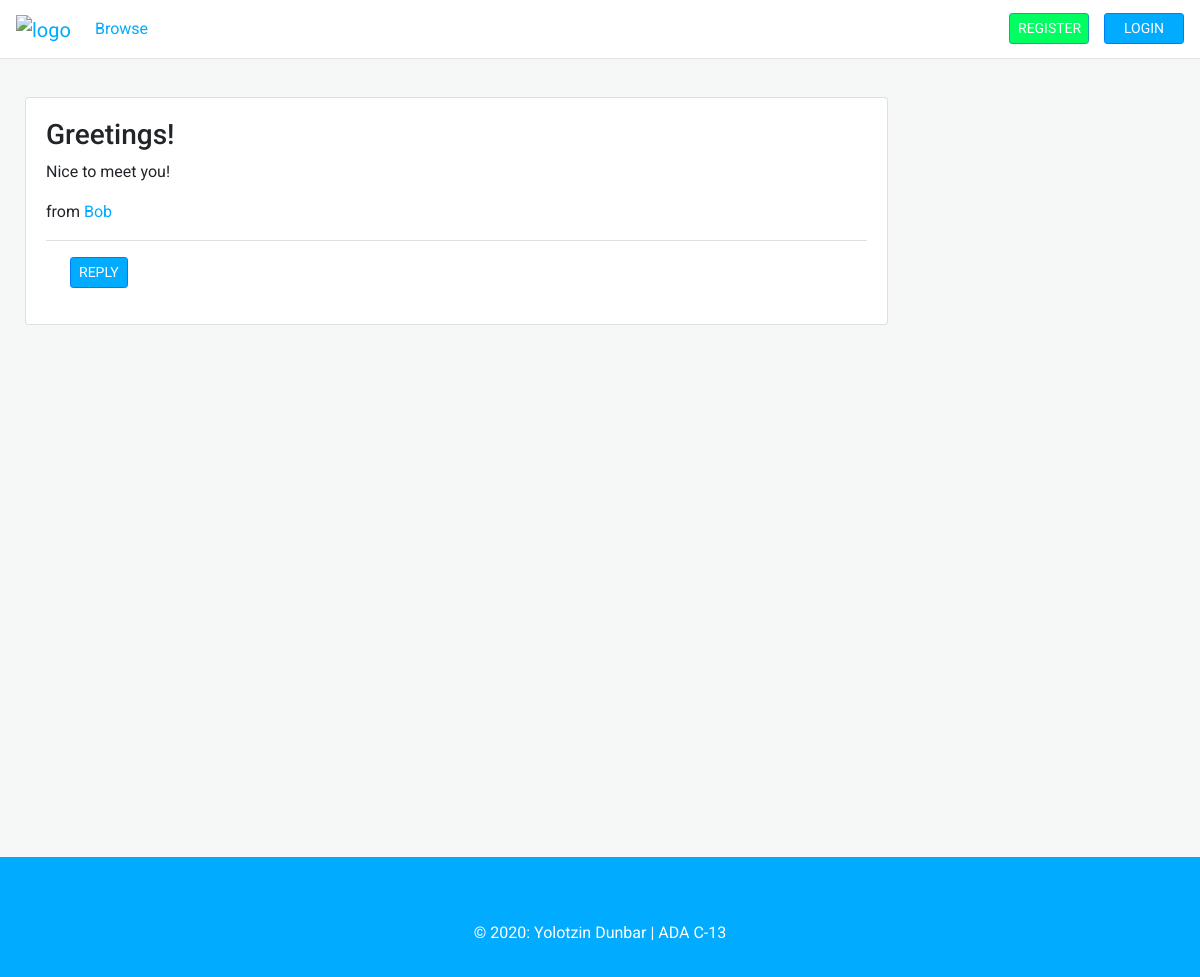
/post/1, run on the app's committed database.
### app/models.py (models this page shows, shortened)
class Post(db.Model):
    id = db.Column(db.Integer, primary_key=True)
    title = db.Column(db.String(), unique=True, nullable=False)
    date_posted = db.Column(db.DateTime(), nullable=False, default=datetime.utcnow)
    content = db.Column(db.Text, nullable=False)
    author_id = db.Column(db.Integer, db.ForeignKey('user.id'), nullable=False)
    recipient_id = db.Column(db.Integer, db.ForeignKey('user.id'), nullable=False)

class User(db.Model, UserMixin):
    id = db.Column(db.Integer, primary_key=True)
    username = db.Column(db.String(), unique=True, nullable=False)
    email = db.Column(db.String(), unique=True, nullable=False)
    image = db.Column(db.String(), nullable=False, default='default.png')
    password = db.Column(db.String(60))
    posts = db.relationship('Post', backref='author', lazy=True, foreign_keys = 'Post.author_id')
    recieved_posts = db.relationship('Post', backref='recipient', lazy=True, foreign_keys = 'Post.recipient_id')
    roles = db.relationship('Role', backref='user', lazy='dynamic', foreign_keys = 'Role.user_id')

### app/routes.py (the view)
@app.route('/post/<username>', methods=['GET', 'POST'])
@login_required
def new_post(username):
    user = User.query.filter_by(username=username).first()
    form = PostForm()
    if form.validate_on_submit():
        post = Post(title=form.title.data, content=form.content.data, author=current_user, recipient=user)
        db.session.add(post)
        db.session.commit()
        flash('Message has been sent', 'success')
        return redirect(url_for('home'))
    return render_template('create_post.html', form=form)

### app/routes.py (called while the page is built)
@app.route('/post/<int:id>')
def post(id):
    post = Post.query.get_or_404(id)
    return render_template('post.html', title=post.title, post=post, legend='New Post')

### app/templates/post.html (shortened to what this page needs)
{% extends 'layout.html' %}
{% block content %}
    <div class="padded-container">
        <div class="card w-75">
            <div class="card-body">
                <div>
                    <h3 class="card-text">{{ post.title }}</h3>
                    <p class="card-text">{{ post.content }}</p>
                    <p>from <a href="{{ url_for('profile', username = post.author.username) }}">{{ post.author.username }}</a></p>
                </div>
                <div class="card-footer bg-transparent">
                    <a class="btn btn-primary btn-sm m-1" href="{{ url_for('new_post', username = post.author.username) }}">REPLY</a>
                </div>
            </div>
        </div>
    </div>
{% endblock content %}

### app/static/main.css (style rules this page uses)
body { font-family: 'Roboto', sans-serif; background-color: #F6F8F8; padding-top: 57px; }
body a { color: #01ABFF; }
.btn-primary, .btn-info { color: white !important; }
.btn-primary { background-color: #01ABFF !important;; }
.padded-container { padding: 40px 25px 25px 25px }
.card { margin-bottom: 30px; }

### data on the page
Post: title "Greetings!", content "Nice to meet you!"
User: author.username "Bob"
